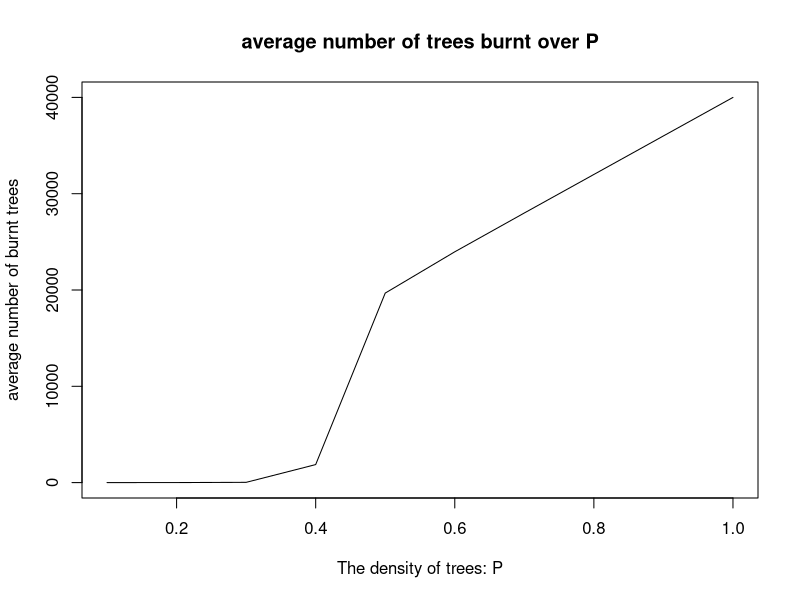

The R source for this figure:

### Forest fire model simulation
### Copyright (C): Te Tan, University of Zurich, March 2018

# model parameters
n <- 200 # size of the forest
p <- sort(seq(0.1, 1.0, by = 0.1), decreasing = FALSE) # density of trees
burn_times <- 10 # how many burns we consider for each p

# initialize the forest
init_forest <- function(n, p) {
  forest <- matrix(0, nrow = n, ncol = n)
  
  # place trees randomly inside the forest
  tree_index <- sample(seq(1, n*n), p*n*n)
  for (i in 1:length(tree_index)) {
    forest[tree_index[i]] <- 1
  }
  return(forest)
}

# if index is legal and is a tree
is_tree <- function(i, forest) {
  if (i < 1 | i > n*n) { return(FALSE) }
  return(forest[i] == 1)
}

# get indexes of neighbor trees
get_neighbors_index <- function(i, forest) {
  indexes <- vector()
  j <- 0
  up_left <- i-n-1
  if (is_tree(up_left, forest)) {
    j <- j + 1
    indexes[j] <- up_left
  }
  up <- i-n
  if (is_tree(up, forest)) {
    j <- j + 1
    indexes[j] <- up
  }
  up_right <- i-n+1
  if (is_tree(up_right, forest)) {
    j <- j + 1
    indexes[j] <- up_right
  }
  left <- i-1
  if (is_tree(left, forest)) {
    j <- j + 1
    indexes[j] <- left
  }
  right <- i+1
  if (is_tree(right, forest)) {
    j <- j + 1
    indexes[j] <- right
  }
  down_left <- i+n-1
  if (is_tree(down_left, forest)) {
    j <- j + 1
    indexes[j] <- down_left
  }
  down <- i+n
  if (is_tree(down, forest)) {
    j <- j + 1
    indexes[j] <- down
  }
  down_right <- i+n+1
  if (is_tree(down_right, forest)) {
    j <- j + 1
    indexes[j] <- down_right
  }
  return(indexes)
}

# get burn target tree index
get_target_index <- function(forest) {
  tree_index <- which(forest == 1)
  if (length(tree_index) == 0) { return(0) }
  random_pick <- sample(seq(1, length(tree_index)), 1)
  return(tree_index[random_pick])
}

# light one tree to burn its area, return the forest after burnt
one_burn <- function(forest, i) {
  forest[i] <- 0
  neighbors <- get_neighbors_index(i, forest)
  if (length(neighbors) == 0) { return(forest) }
  
  # burn its neighbors
  forest[neighbors] <- 0
  
  previous_sum <- 0
  sum_forest <- sum(forest)
  while (previous_sum != sum_forest) {
    previous_sum <- sum_forest
    if (length(neighbors) == 0) { break }
    new_expand_neighbors <- get_neighbors_index(neighbors[1], forest)
    if (length(new_expand_neighbors) > 0) { forest[new_expand_neighbors] <- 0 }
    
    if (length(neighbors) > 1) {
      for (j in 2:length(neighbors)) {
        expand_neighbors <- get_neighbors_index(neighbors[j], forest)
        if (length(expand_neighbors) > 0) {
          forest[expand_neighbors] <- 0
          new_expand_neighbors[(length(new_expand_neighbors)+1):(length(new_expand_neighbors)+length(expand_neighbors))] <- expand_neighbors
        }
      }
    }
    
    neighbors <- new_expand_neighbors
    sum_forest <- sum(forest)
  }
  
  return(forest)
}

# run function
run_forest_fire <- function() {
  average_num_burnt <- vector()
  
  for(i in 1:length(p)) {
    forest <- init_forest(n, p[i])
    # record total burnt number of multiple burns to compute the average
    burnt_num_total <- 0
    for(j in 1:burn_times) {
      forest_rep <- rep(forest)
      light_target <- get_target_index(forest_rep)
      forest_after_burn <- one_burn(forest_rep, light_target)
      burnt_num_total <- burnt_num_total + (sum(forest) - sum(forest_after_burn))
    }
    average_num_burnt[i] <- burnt_num_total/burn_times
  }
  
  plot(p, average_num_burnt, type = "l", main = "average number of trees burnt over P",
       xlab = "The density of trees: P", ylab = "average number of burnt trees")
}

# run body
run_forest_fire()

